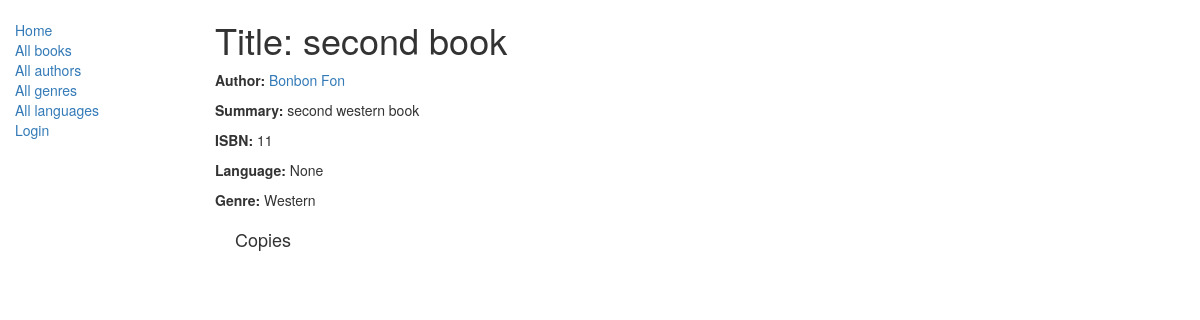
/catalog/book/2, run on an earlier commit of the app's database.
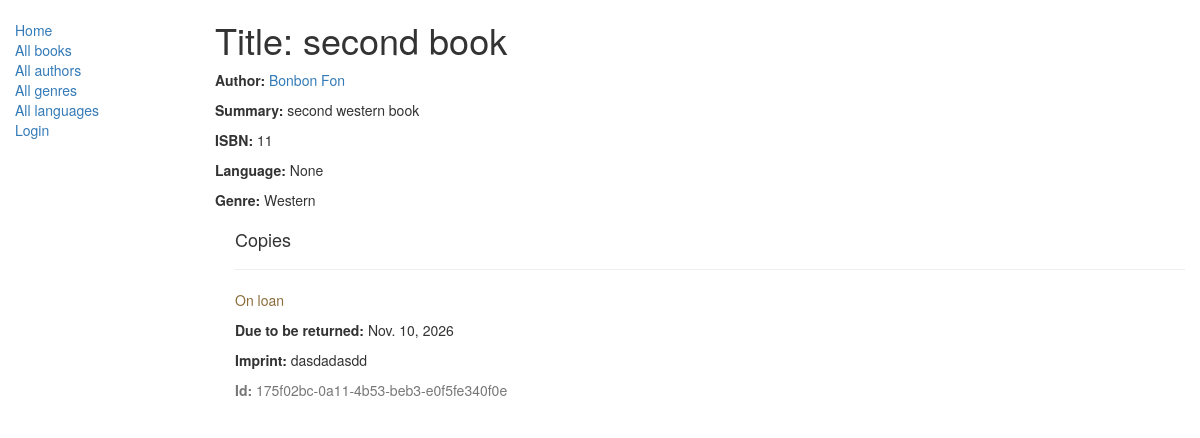
And on a later commit of the database.
### catalog/models.py (models this page shows, shortened)
class Genre(models.Model):
    name = models.CharField(max_length=100)
    def __str__(self):
        return self.name

class BookInstance(models.Model):
    id = models.UUIDField(primary_key=True, default=uuid.uuid4,
                          help_text="Unique ID for this particular book across whole library")
    book = models.ForeignKey('Book', on_delete=models.SET_NULL, null=True)
    imprint = models.CharField(max_length=200)
    due_back = models.DateField(null=True, blank=True)
    borrower = models.ForeignKey(User, on_delete=models.SET_NULL, null=True, blank=True)
    LOAN_STATUS = (
        ('m', 'Maintenance'),
        ('o', 'On loan'),
        ('a', 'Available'),
        ('r', 'Reserved'),
    )
    status = models.CharField(max_length=1, choices=LOAN_STATUS, blank=True, default='m', help_text='Book availability')
    class Meta:
        ordering = ["due_back"]
        permissions = (
            ("can_mark_returned", "Set book as returned"),
            ("can_edit", "Edit book instance"),
        )

### catalog/views.py (the view, shortened to what this page needs)
# urls.py: re_path(r'^book/(?P<pk>\d+)$', views.BookDetailView.as_view(), name='book_detail'),
class BookDetailView(generic.DetailView):
    model = Book
    template_name = 'books/book_detail.html'

### catalog/models.py (called while the page is built)
    def __str__(self):
        return '%s %s' % (self.last_name, self.first_name)

### catalog/templates/books/book_detail.html
{% extends "base_generic.html" %}
{% block content %}
  <h1>Title: {{ book.title }}</h1>
  <p><strong>Author:</strong> <a href="{% url 'author_detail' book.author.pk %}">{{ book.author }}</a></p>
  <p><strong>Summary:</strong> {{ book.summary }}</p>
  <p><strong>ISBN:</strong> {{ book.isbn }}</p>
  <p><strong>Language:</strong> {{ book.language }}</p>
  <p><strong>Genre:</strong> {% for genre in book.genre.all %} {{ genre }}{% if not forloop.last %}, {% endif %}{% endfor %}</p>
  <div style="margin-left:20px;margin-top:20px">
    <h4>Copies</h4>
    {% for copy in book.bookinstance_set.all %}
    <hr>
    <p class="{% if copy.status == 'a' %}text-success{% elif copy.status == 'd' %}text-danger{% else %}text-warning{% endif %}">{{ copy.get_status_display }}</p>
    {% if copy.status != 'a' %}<p><strong>Due to be returned:</strong> {{copy.due_back}}</p>{% endif %}
    <p><strong>Imprint:</strong> {{copy.imprint}}</p>
    <p class="text-muted"><strong>Id:</strong> {{copy.id}}</p>
    {% endfor %}
  </div>
{% endblock %}

What changed in the data, as far as the page shows it:
added BookInstance: status "On loan", due_back "Nov. 10, 2026", imprint "dasdadasdd", id "175f02bc-0a11-4b53-beb3-e0f5fe340f0e"
